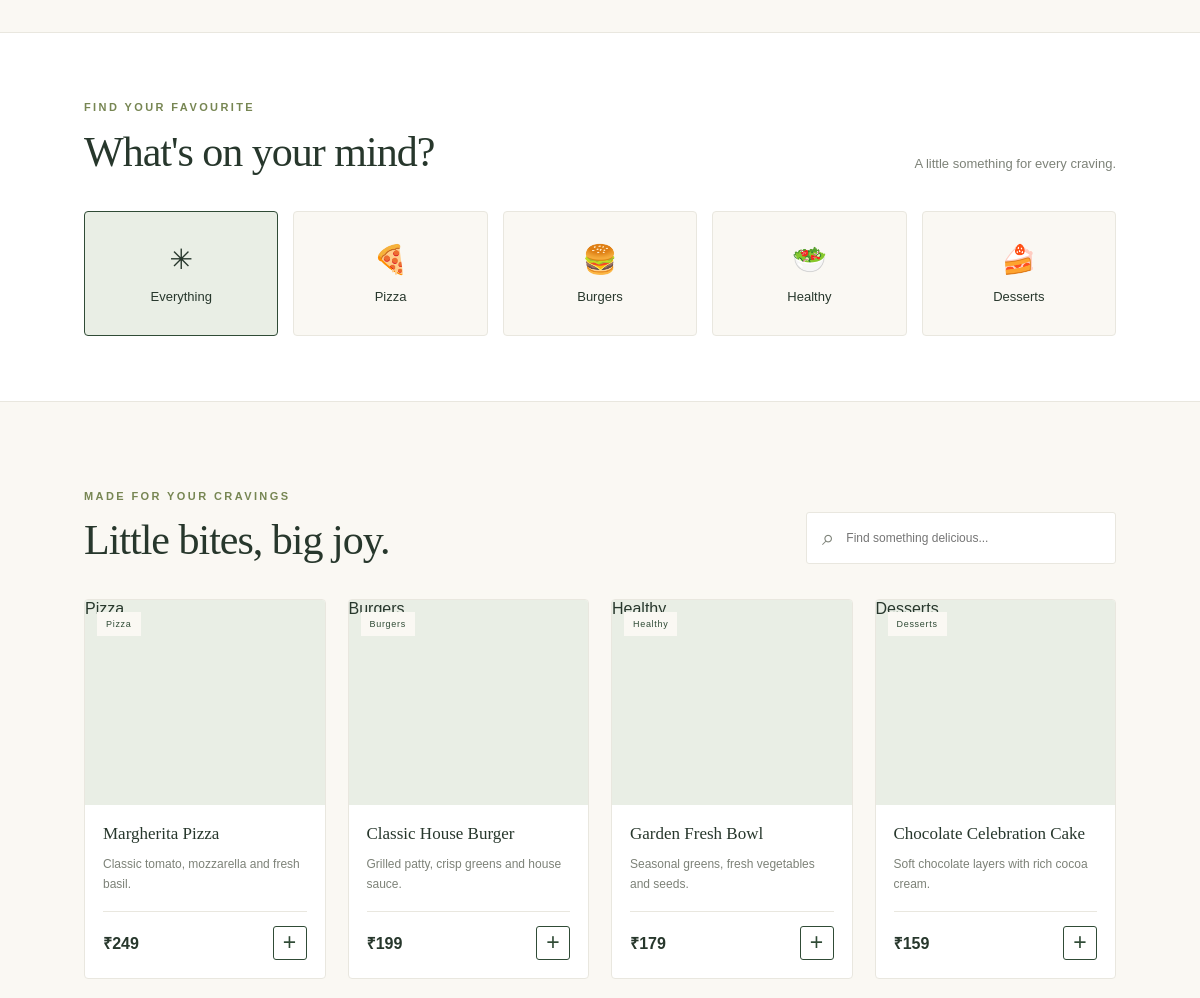
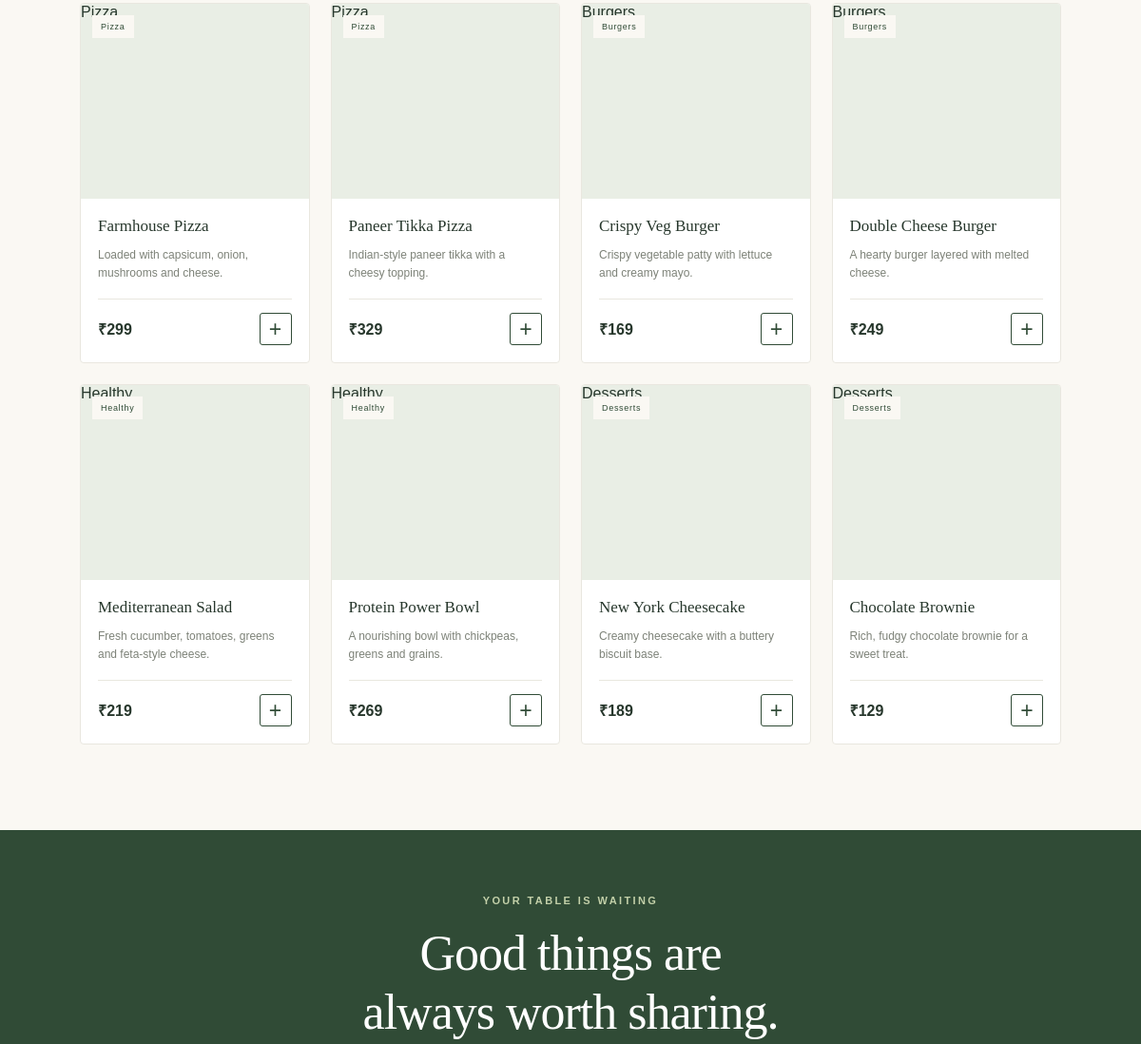
/ (middle part), run on an earlier commit of the app's database (2 pictures, top to bottom).
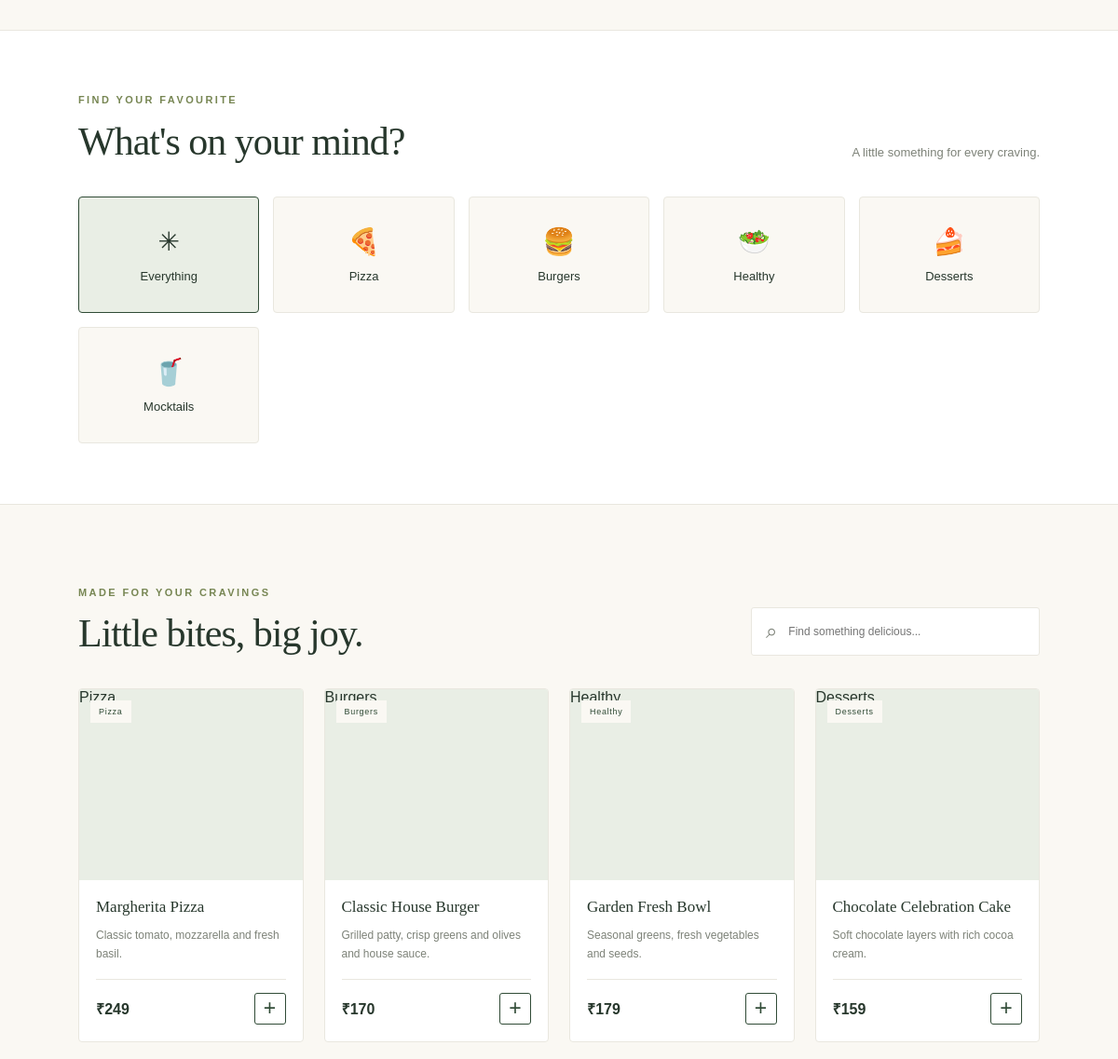
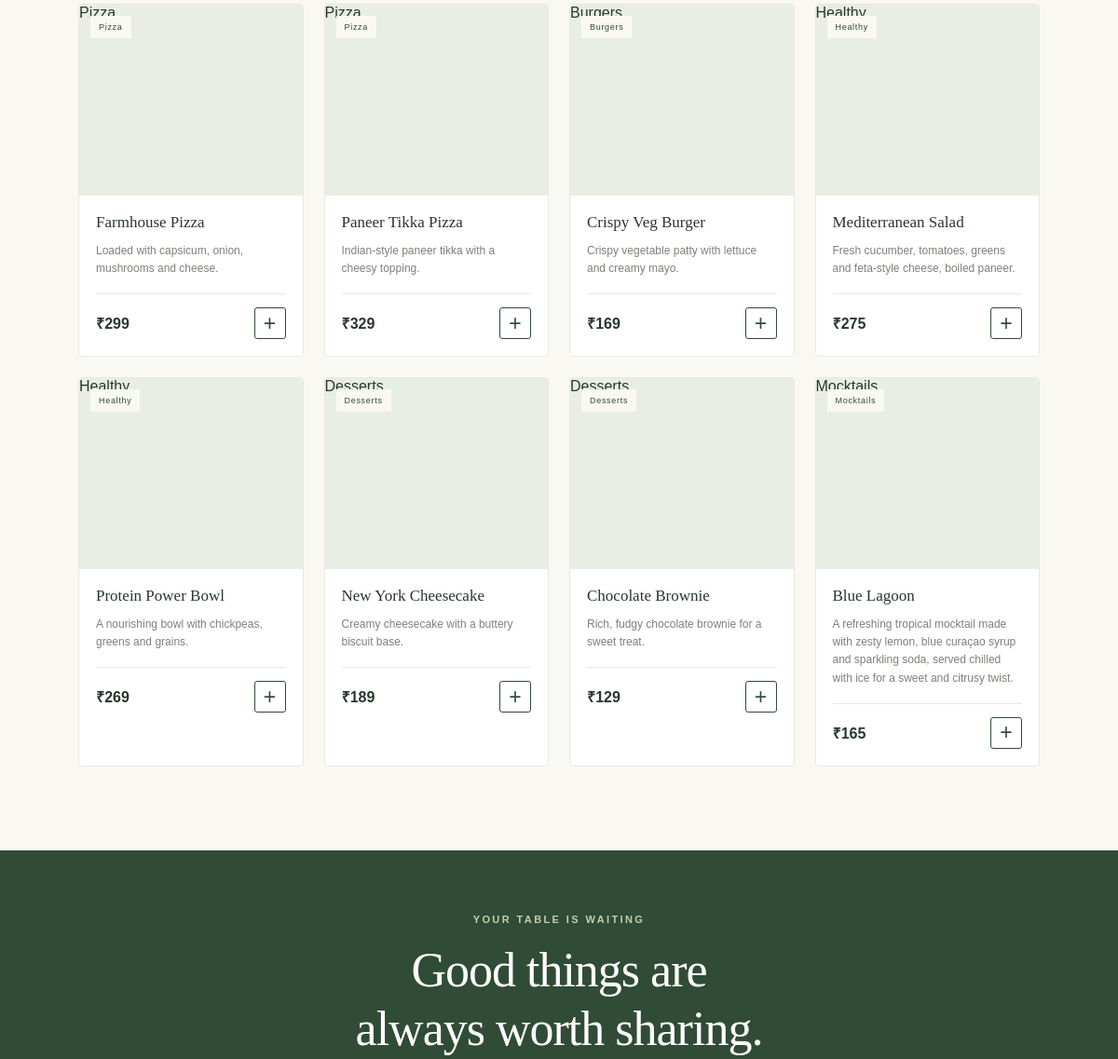
And on a later commit of the database (2 pictures, top to bottom).
### app.py (models this page shows)
class MenuItem(db.Model):
    id = db.Column(db.Integer, primary_key=True)
    name = db.Column(db.String(100), nullable=False)
    description = db.Column(db.String(250))
    price = db.Column(db.Float, nullable=False)
    category = db.Column(db.String(50), nullable=False)
    image = db.Column(db.String(250))
    available = db.Column(db.Boolean, default=True)

### app.py (the view)
@app.route("/")
def home():
    menu_items = MenuItem.query.filter_by(available=True).all()
    return render_template("index.html", menu_items=menu_items)

### templates/index.html (shortened to what this page needs)
<!DOCTYPE html>
<html lang="en">
<head>
    <link rel="stylesheet"
          href="{{ url_for('static', filename='css/style.css') }}">
</head>
<body>
    <main>
        <section class="hero" id="home">
        </section>
        <section class="categories section" id="categories">
            <div class="section-heading">
                <div>
                    <p class="eyebrow">FIND YOUR FAVOURITE</p>
                    <h2>What's on your mind?</h2>
                </div>
                <p class="section-note">
                    A little something for every craving.
                </p>
            </div>
<div class="category-grid">
    <button class="category-card active"
            data-category="All" type="button">
        <span class="category-icon">✳</span>
        <span>Everything</span>
    </button>
    {% set category_icons = {
        'Pizza': '🍕',
        'Burgers': '🍔',
        'Healthy': '🥗',
        'Desserts': '🍰',
        'Mocktails': '🥤',
        'Starters': '🍟',
        'Main Course': '🍽️'
    } %}
    {% for category in menu_items | map(attribute='category') | unique | list %}
    <button class="category-card"
            data-category="{{ category }}" type="button">
        <span class="category-icon">
            {{ category_icons.get(category, '🍽️') }}
        </span>
        <span>{{ category }}</span>
    </button>
    {% endfor %}
</div>
        </section>
        <section class="menu-section section" id="menu">
            <div class="section-heading">
                <div>
                    <p class="eyebrow">MADE FOR YOUR CRAVINGS</p>
                    <h2>Little bites, big joy.</h2>
                </div>
                <label class="search-box">
                    <span>⌕</span>
                    <input
                        type="search"
                        id="menu-search"
                        placeholder="Find something delicious..."
                        aria-label="Search menu">
                </label>
            </div>
            <div class="menu-grid" id="menu-grid">
                {% for item in menu_items %}
                <article class="food-card"
                         data-category="{{ item.category }}">
                    <div class="food-image">
                        {% if item.image %}
                        <div class="food-image-placeholder" style="display: none;">
                            {{ item.category }}
                        </div>
                        {% else %}
                        <div class="food-image-placeholder">
                            {{ item.category }}
                        </div>
                        {% endif %}
                        <span class="food-tag">{{ item.category }}</span>
                    </div>
                    <div class="food-details">
                        <div class="food-title-row">
                            <h3>{{ item.name }}</h3>
                        </div>
                        <p>
                            {{ item.description or
                               "Freshly prepared at Oliva House." }}
                        </p>
                        <div class="food-bottom">
                            <strong>₹{{ "%.0f"|format(item.price) }}</strong>
                            <button
                                class="add-button"
                                type="button"
                                data-name="{{ item.name }}"
                                data-price="{{ item.price }}"
                                aria-label="Add {{ item.name }} to bag">
                                +
                            </button>
                        </div>
                    </div>
                </article>
                {% else %}
                <p class="empty-message">
                    No dishes available right now.
                    Please check back soon!
                </p>
                {% endfor %}
            </div>
        </section>
        <section class="closing-banner">
            <p class="eyebrow">YOUR TABLE IS WAITING</p>
            <h2>
                Good things are<br>
                always worth sharing.
            </h2>
        </section>
    </main>
</body>
</html>

### static/css/style.css (style rules this page uses)
:root { --cream: #faf8f3; --white: #ffffff; --green: #304b36; --green-light: #e9eee5; --olive: #778653; --text: #27372c; --muted: #7d8278; --border: #e9e7df; }
* { box-sizing: border-box; }
html { scroll-behavior: smooth; }
body { margin: 0; background: var(--cream); color: var(--text); font-family: Arial, Helvetica, sans-serif; }
button, input { font: inherit; }
button { cursor: pointer; }
.hero { display: grid; grid-template-columns: 1fr 0.9fr; gap: 6%; align-items: center; padding: 65px 7% 85px; }
.eyebrow { color: var(--olive); font-size: 11px; font-weight: bold; letter-spacing: 2.4px; line-height: 1.7; }
h1, h2, h3, p { margin-top: 0; }
h1, h2 { font-family: Georgia, "Times New Roman", serif; font-weight: normal; }
.section { padding: 65px 7%; }
.categories { background: var(--white); border-top: 1px solid var(--border); border-bottom: 1px solid var(--border); }
.section-heading { display: flex; align-items: end; justify-content: space-between; gap: 25px; margin-bottom: 35px; }
.section-heading h2, .closing-banner h2 { margin-bottom: 0; font-size: clamp(30px, 3.5vw, 43px); letter-spacing: -1px; }
.section-note { margin-bottom: 5px; color: var(--muted); font-size: 13px; }
.category-grid { display: grid; grid-template-columns: repeat(5, minmax(0, 1fr)); gap: 15px; }
.category-card { min-height: 125px; display: flex; flex-direction: column; align-items: center; justify-content: center; gap: 13px; border: 1px solid var(--border); border-radius: 4px; background: var(--cream); color: var(--text); font-size: 13px; transition: 0.2s; }
.category-card:hover, .category-card.active { border-color: var(--green); background: var(--green-light); }
.category-icon { font-size: 28px; }
.menu-section { padding-top: 85px; padding-bottom: 90px; }
.search-box { display: flex; align-items: center; gap: 10px; width: min(100%, 310px); padding: 12px 15px; border: 1px solid var(--border); border-radius: 3px; background: white; color: var(--muted); }
.search-box > span { font-size: 22px; }
.search-box input { width: 100%; min-width: 0; border: none; outline: none; background: transparent; color: var(--text); font-size: 12px; }
.menu-grid { display: grid; grid-template-columns: repeat(4, minmax(0, 1fr)); gap: 22px; }
.food-card { min-width: 0; overflow: hidden; border: 1px solid var(--border); border-radius: 4px; background: white; transition: transform 0.2s, box-shadow 0.2s; }
.food-image { position: relative; height: 205px; overflow: hidden; background: var(--green-light); }
.food-tag { position: absolute; top: 12px; left: 12px; padding: 7px 9px; background: var(--cream); color: var(--green); font-size: 9px; letter-spacing: 0.7px; }
.food-details { padding: 18px; }
.food-title-row { display: flex; align-items: start; justify-content: space-between; gap: 8px; }
.food-title-row h3 { margin-bottom: 9px; font-family: Georgia, serif; font-size: 17px; font-weight: normal; line-height: 1.35; }
.food-details > p { min-height: 38px; margin-bottom: 17px; color: var(--muted); font-size: 12px; line-height: 1.6; }
.food-bottom { display: flex; align-items: center; justify-content: space-between; padding-top: 14px; border-top: 1px solid var(--border); }
.food-bottom strong { font-size: 16px; }
.add-button { width: 34px; height: 34px; border: 1px solid var(--green); border-radius: 3px; background: white; color: var(--green); font-size: 23px; line-height: 1; transition: 0.2s; }
.closing-banner { padding: 65px 20px 75px; background: var(--green); color: white; text-align: center; }
.closing-banner .eyebrow { color: #c3d0a9; }
.closing-banner h2 { margin: 15px 0; font-size: clamp(35px, 4.5vw, 52px); line-height: 1.2; }
.add-button, .quantity-controls button, .cart-button, #checkout-button { -webkit-tap-highlight-color: transparent; }
html, body { max-width: 100%; overflow-x: hidden; }

What changed in the data, as far as the page shows it:
no longer on this page (row edited): MenuItem: category "Burgers", name "Double Cheese Burger", description "A hearty burger layered with melted cheese.", price "249", shown under "Little bites, big joy."
changed MenuItem "Classic House Burger": description "Grilled patty, crisp greens and house sauce." → "Grilled patty, crisp greens and olives and house sauce."; price "199" → "170"
added MenuItem: get "🥤", category "Mocktails", name "Blue Lagoon", description "A refreshing tropical mocktail made with zesty lemon, blue curaçao syrup and sparkling soda, served chilled with ice for a sweet and citrusy twist.", price "165"
changed MenuItem "Mediterranean Salad": description "Fresh cucumber, tomatoes, greens and feta-style cheese." → "Fresh cucumber, tomatoes, greens and feta-style cheese, boiled paneer."; price "219" → "275"
